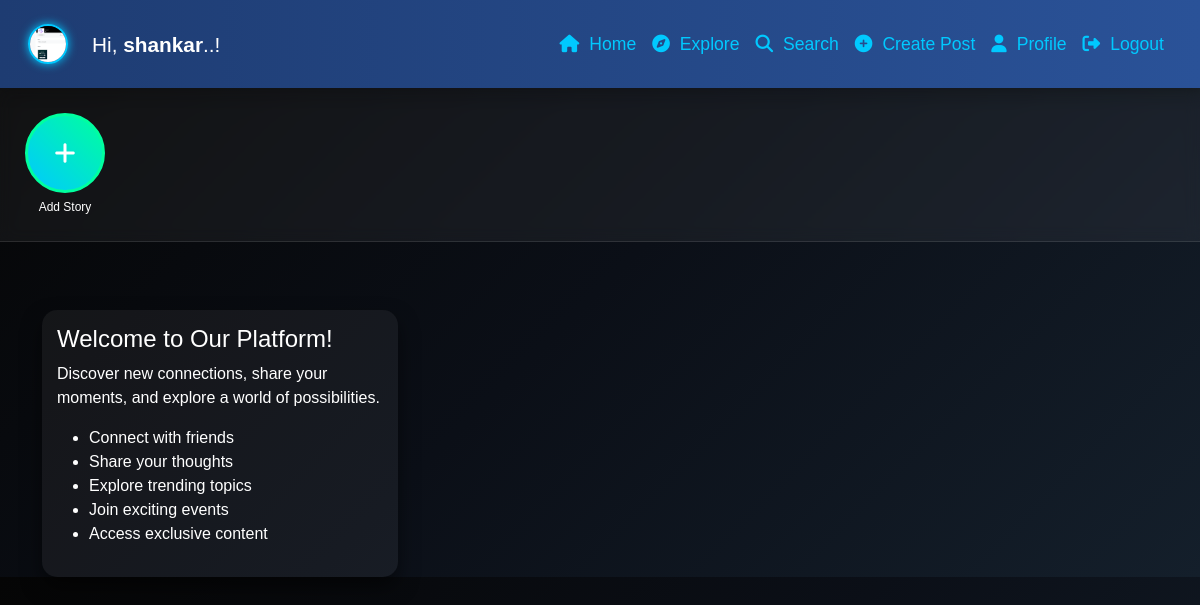
The page / (signed in) on the database its author committed.
### userauth/models.py (models this page shows, shortened)
class Profile(models.Model):
    user = models.ForeignKey(User, on_delete=models.CASCADE)
    id_user = models.IntegerField(primary_key=True, default=0)
    bio = models.TextField(blank=True, default='')
    profileimg = models.ImageField(upload_to='profile_images', default='blank-profile-picture.png')
    location = models.CharField(max_length=100, blank=True, default='')

### userauth/views.py (the view)
# urls.py: path('',views.home),
@login_required(login_url='/loginn')
def home(request):
    user_object = User.objects.get(username=request.user.username)
    user_profile = Profile.objects.get(user=user_object)
    user_following_list = []
    feed = []
    user_following = Followers.objects.filter(follower=request.user.username)
    for users in user_following:
        user_following_list.append(users.user)
    for usernames in user_following_list:
        feed_lists = Post.objects.filter(user=usernames)
        feed.append(feed_lists)
    feed_list = list(chain(*feed))
    following_users = [user.user for user in user_following]
    following_users.append(request.user.username)
    stories = Story.objects.filter(
        user__username__in=following_users,
        expires_at__gt=timezone.now()
    ).order_by('-created_at')
    context = {
        'user_profile': user_profile,
        'posts': feed_list,
        'stories': stories,
        'profile': user_profile,  # For navbar profile picture
    }
    return render(request, 'main.html', context)

### templates/main.html (shortened to what this page needs)
{% load static %}
<!DOCTYPE html>
<html lang="en">
<head>
    <link href="https://cdn.jsdelivr.net/npm/bootstrap@5.3.0/dist/css/bootstrap.min.css" rel="stylesheet">
    <link rel="stylesheet" href="{% static 'css/app.css' %}">
</head>
<body>
    <nav class="navbar navbar-expand-lg p-3">
        <div class="container-fluid">
            <a class="navbar-brand" href="/"><img src="{{profile.profileimg.url}}" alt="Profile Picture" class="profile-pic"></a>
            <span class="navbar-text text-white ms-2" style="font-size: 1.3rem;">Hi,<b> {{profile.user.username}}</b>..!</span>
            <div class="collapse navbar-collapse" id="navbarNav">
                <ul class="navbar-nav ms-auto">
                    <li class="nav-item">
                        <a class="nav-link" href="/"><i class="fa-solid fa-house"></i> Home</a>
                    </li>
                    <li class="nav-item">
                        <a class="nav-link" href="/explore"><i class="fa-solid fa-compass"></i> Explore</a>
                    </li>
                    <li class="nav-item">
                        <a class="nav-link" href="#" data-bs-toggle="modal" data-bs-target="#exampleModal3"><i class="fa-solid fa-magnifying-glass"></i> Search</a>
                    </li>
                    <li class="nav-item">
                        <a class="nav-link" href="#" data-bs-toggle="modal" data-bs-target="#exampleModal"><i class="fa-solid fa-circle-plus"></i> Create Post</a>
                    </li>
                    <li class="nav-item">
                        <a class="nav-link" href="/profile/{{user}}"><i class="fa-solid fa-user"></i> Profile</a>
                    </li>
                    <li class="nav-item">
                        <a class="nav-link" href="/logoutt"><i class="fa-solid fa-right-from-bracket"></i> Logout</a>
                    </li>
                </ul>
            </div>
        </div>
    </nav>
    <div class="stories-panel">
        <div class="stories-container">
            <div class="story-item">
                <div class="story-img add-story" data-bs-toggle="modal" data-bs-target="#storyModal"
                     style="display: flex; justify-content: center; align-items: center; background: linear-gradient(45deg, #00c9ff, #00ff9f);">
                    <i class="fas fa-plus" style="font-size: 24px; color: white;"></i>
                </div>
                <div class="story-username">Add Story</div>
            </div>
        </div>
    </div>
    <main role="main" class="container mt-5">
        <div class="row">
            <div class="col-md-4">
                <div class="sidebar">
                    <h4>Welcome to Our Platform!</h4>
                    <p>Discover new connections, share your moments, and explore a world of possibilities.</p>
                    <ul>
                        <li>Connect with friends</li>
                        <li>Share your thoughts</li>
                        <li>Explore trending topics</li>
                        <li>Join exciting events</li>
                        <li>Access exclusive content</li>
                    </ul>
                </div>
            </div>
            <div class="col-md-8">
            </div>
        </div>
    </main>
</body>
</html>

### templates/main.html (style rules this page uses)
body { background: linear-gradient(135deg, #050505, #0b0f17, #141f2b); color: #fff; font-family: 'Poppins', sans-serif; margin: 0; padding: 0; overflow-x: hidden; scroll-behavior: smooth; }
.stories-panel { background: rgba(255, 255, 255, 0.05); backdrop-filter: blur(8px); padding: 15px; margin-top: 0; width: 100%; border-bottom: 1px solid rgba(255, 255, 255, 0.1); }
.stories-container { display: flex; overflow-x: auto; gap: 15px; padding: 10px; max-width: 1200px; margin: 0 auto; }
.story-item { flex-shrink: 0; text-align: center; width: 80px; }
.story-img { width: 80px; height: 80px; border-radius: 50%; border: 3px solid #00ff9f; padding: 2px; cursor: pointer; transition: all 0.3s ease; object-fit: cover; }
.story-username { font-size: 12px; color: #fff; margin-top: 5px; white-space: nowrap; overflow: hidden; text-overflow: ellipsis; width: 100%; }
a { text-decoration: none; color: #00c9ff; transition: color 0.3s ease-in-out; }
.navbar { background: linear-gradient(90deg, #1e3c72, #2a5298); backdrop-filter: blur(10px); box-shadow: 0 4px 10px rgba(0, 0, 0, 0.5); transition: all 0.3s ease-in-out; }
.navbar .profile-pic { width: 40px; height: 40px; object-fit: cover; border: 2px solid #00c9ff; border-radius: 50%; box-shadow: 0 0 10px #00c9ff; transition: all 0.3s; }
.nav-link { font-size: 1.1rem; padding: 15px 10px; color: #00c9ff; display: flex; align-items: center; transition: all 0.3s ease-in-out; }
.nav-link i { margin-right: 10px; transition: transform 0.3s; }
.sidebar { background: rgba(255, 255, 255, 0.05); border-radius: 15px; padding: 15px; box-shadow: 0 10px 20px rgba(0, 0, 0, 0.5); color: #fff; margin-top: 20px; }

### rows shown on the page
Profile: profileimg (picture), user.username "shankar"
